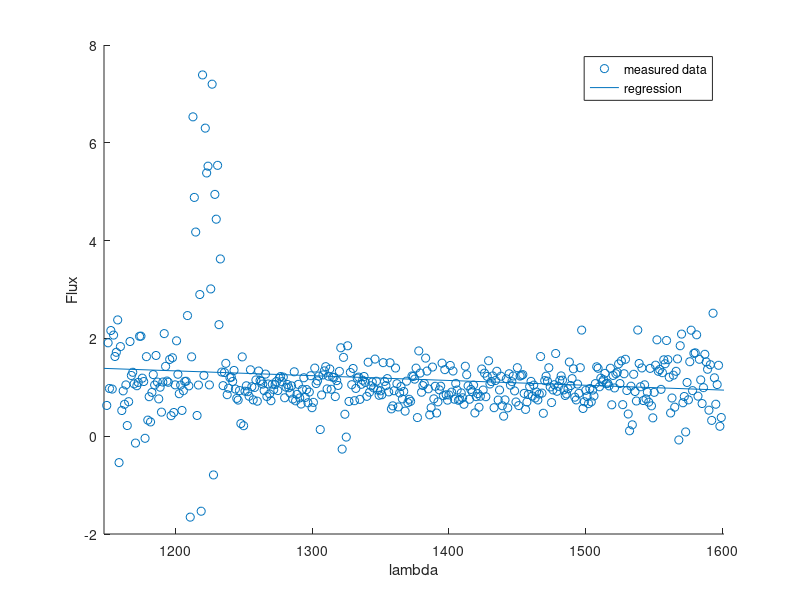
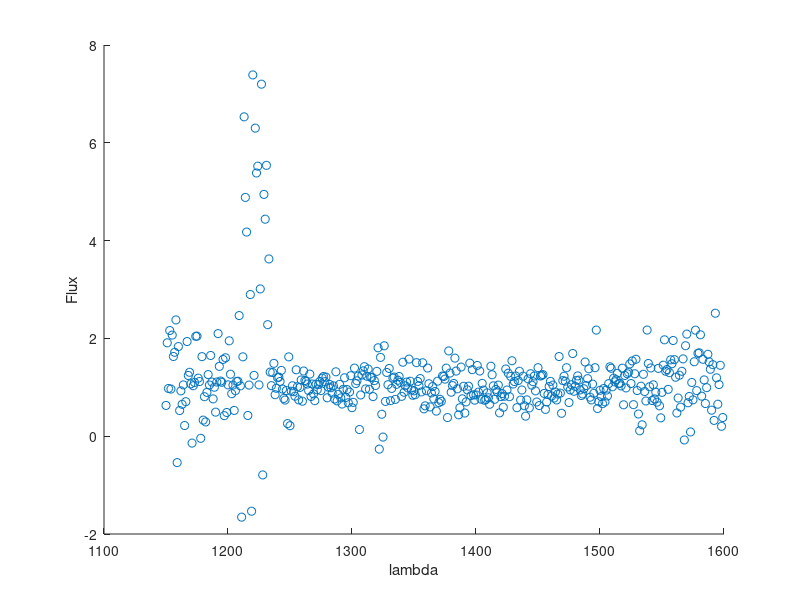

MATLAB code to generate these figures, in order: (Note: this script raises an error after producing the figures.)
%% Stanford CS229 assignment
%
% Chul-Woong Yang
% cwyang@github.com

clear;          % clear all variables
close all;      % close all figures
clc             % clear terminal screen

fprintf('Quasar Regression\n');

% lambdas - A length n = 450 vector of wavelengths {1150, ..., 1599}
% train_qso - A size m-by-n matrix, where m = 200 and n = 450, of noisy
%      observed quasar spectra for training.
% test_qso - A size m-by-n matrix, where m = 200 and n = 450, of noisy observed
%       quasar spectra for testing.
load quasar_train.csv;
lambdas = quasar_train(1, :)';
train_qso = quasar_train(2:end, :);
load quasar_test.csv;
test_qso = quasar_test(2:end, :);

%% ======= unweighted linear regression with normal eq ======
% \theta = (X^TX)^(-1)X^ty
X = [ones(size(lambdas,1),1) lambdas];
y = train_qso(1,:)';
theta=(X'*X)\X'*y

f=figure;
%%set(f, 'visible','off');
hold on;
scatter(X(:,2),y);
xlabel('lambda');
ylabel('Flux');
%% Calculate the decision boundary line
plot_x = [min(lambdas)-2,  max(lambdas)+2];
plot_y = theta(2).*plot_x + theta(1);
plot(plot_x, plot_y);
axis([plot_x]);
h = legend('measured data', 'regression');
%set(h, 'fontsize', 16);
saveas(f, "ps51.png");
close all;
%% ======= weighted linear regression with normal eq ======
f=figure;
%%set(f, 'visible','off');
hold on;
scatter(X(:,2),y);
xlabel('lambda');
ylabel('Flux');
ys = weightedRegression(X,y,5);
plot(lambdas, ys);
axis([min(lambdas), max(lambdas)]);
h = legend('measured data', 'local regression');
set(h, 'fontsize', 16);
saveas(f, "ps52.png");
close all;
%% ======== tau variation ==============
f=figure;
%%set(f, 'visible','off');
hold on;
scatter(X(:,2),y);
xlabel('lambda');
ylabel('Flux');
colors=['r-','g-','b-','m-'];
taus=[1,10,100,1000];
for i=1:4
  ys = weightedRegression(X,y,taus(i));
  handle = plot(lambdas, ys, colors(i));
  set(handle, 'linewidth', 2);
end
axis([min(lambdas), max(lambdas)]);

h = legend('measured data', 'tau=1', ...
           'tau=10', 'tau=100', 'tau=1000');
set(h, 'fontsize', 16);
saveas(f, "ps53.png");
